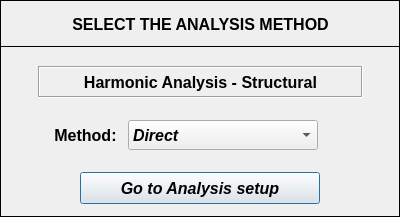
<?xml version="1.0" encoding="UTF-8"?>
<ui version="4.0">
 <class>Dialog</class>
 <widget class="QDialog" name="Dialog">
  <property name="windowModality">
   <enum>Qt::NonModal</enum>
  </property>
  <property name="geometry">
   <rect>
    <x>0</x>
    <y>0</y>
    <width>400</width>
    <height>217</height>
   </rect>
  </property>
  <property name="sizePolicy">
   <sizepolicy hsizetype="Fixed" vsizetype="Fixed">
    <horstretch>0</horstretch>
    <verstretch>0</verstretch>
   </sizepolicy>
  </property>
  <property name="minimumSize">
   <size>
    <width>400</width>
    <height>217</height>
   </size>
  </property>
  <property name="maximumSize">
   <size>
    <width>400</width>
    <height>217</height>
   </size>
  </property>
  <property name="contextMenuPolicy">
   <enum>Qt::DefaultContextMenu</enum>
  </property>
  <property name="windowTitle">
   <string>Harmonic analysis: method selection</string>
  </property>
  <property name="windowIcon">
   <iconset>
    <normaloff>../../../../../../Downloads/load - Copia.png</normaloff>../../../../../../Downloads/load - Copia.png</iconset>
  </property>
  <property name="whatsThis">
   <string/>
  </property>
  <widget class="QFrame" name="frame">
   <property name="geometry">
    <rect>
     <x>0</x>
     <y>0</y>
     <width>400</width>
     <height>47</height>
    </rect>
   </property>
   <property name="font">
    <font>
     <family>Arial</family>
     <pointsize>12</pointsize>
     <weight>75</weight>
     <bold>true</bold>
    </font>
   </property>
   <property name="frameShape">
    <enum>QFrame::Box</enum>
   </property>
   <property name="frameShadow">
    <enum>QFrame::Plain</enum>
   </property>
   <property name="lineWidth">
    <number>1</number>
   </property>
   <widget class="QLabel" name="label">
    <property name="geometry">
     <rect>
      <x>38</x>
      <y>8</y>
      <width>325</width>
      <height>32</height>
     </rect>
    </property>
    <property name="font">
     <font>
      <family>Arial</family>
      <pointsize>12</pointsize>
      <weight>75</weight>
      <italic>false</italic>
      <bold>true</bold>
     </font>
    </property>
    <property name="text">
     <string>SELECT THE ANALYSIS METHOD</string>
    </property>
    <property name="textFormat">
     <enum>Qt::AutoText</enum>
    </property>
    <property name="alignment">
     <set>Qt::AlignCenter</set>
    </property>
   </widget>
  </widget>
  <widget class="QFrame" name="frame_2">
   <property name="geometry">
    <rect>
     <x>0</x>
     <y>46</y>
     <width>400</width>
     <height>171</height>
    </rect>
   </property>
   <property name="font">
    <font>
     <family>Arial</family>
     <pointsize>12</pointsize>
     <weight>75</weight>
     <bold>true</bold>
    </font>
   </property>
   <property name="frameShape">
    <enum>QFrame::Box</enum>
   </property>
   <property name="frameShadow">
    <enum>QFrame::Plain</enum>
   </property>
   <widget class="QComboBox" name="comboBox">
    <property name="geometry">
     <rect>
      <x>128</x>
      <y>74</y>
      <width>190</width>
      <height>30</height>
     </rect>
    </property>
    <property name="minimumSize">
     <size>
      <width>190</width>
      <height>30</height>
     </size>
    </property>
    <property name="maximumSize">
     <size>
      <width>190</width>
      <height>30</height>
     </size>
    </property>
    <property name="font">
     <font>
      <family>Arial</family>
      <pointsize>12</pointsize>
      <weight>75</weight>
      <italic>true</italic>
      <bold>true</bold>
     </font>
    </property>
    <property name="toolTip">
     <string>&lt;html&gt;&lt;head/&gt;&lt;body&gt;&lt;p align=&quot;center&quot;&gt;&lt;br/&gt;&lt;/p&gt;&lt;/body&gt;&lt;/html&gt;</string>
    </property>
    <property name="insertPolicy">
     <enum>QComboBox::NoInsert</enum>
    </property>
    <item>
     <property name="text">
      <string>Direct</string>
     </property>
    </item>
    <item>
     <property name="text">
      <string>Mode Superposition</string>
     </property>
    </item>
   </widget>
   <widget class="QPushButton" name="pushButton_2">
    <property name="geometry">
     <rect>
      <x>80</x>
      <y>126</y>
      <width>240</width>
      <height>32</height>
     </rect>
    </property>
    <property name="minimumSize">
     <size>
      <width>240</width>
      <height>32</height>
     </size>
    </property>
    <property name="maximumSize">
     <size>
      <width>240</width>
      <height>32</height>
     </size>
    </property>
    <property name="font">
     <font>
      <family>Arial</family>
      <pointsize>12</pointsize>
      <weight>75</weight>
      <italic>true</italic>
      <bold>true</bold>
     </font>
    </property>
    <property name="text">
     <string>Go to Analysis setup</string>
    </property>
   </widget>
   <widget class="QLabel" name="label_2">
    <property name="geometry">
     <rect>
      <x>44</x>
      <y>76</y>
      <width>83</width>
      <height>26</height>
     </rect>
    </property>
    <property name="font">
     <font>
      <family>Arial</family>
      <pointsize>12</pointsize>
      <weight>75</weight>
      <bold>true</bold>
     </font>
    </property>
    <property name="text">
     <string>Method:</string>
    </property>
    <property name="alignment">
     <set>Qt::AlignCenter</set>
    </property>
   </widget>
   <widget class="QLabel" name="label_3">
    <property name="geometry">
     <rect>
      <x>38</x>
      <y>20</y>
      <width>325</width>
      <height>32</height>
     </rect>
    </property>
    <property name="font">
     <font>
      <family>Arial</family>
      <pointsize>12</pointsize>
      <weight>75</weight>
      <italic>false</italic>
      <bold>true</bold>
     </font>
    </property>
    <property name="frameShape">
     <enum>QFrame::Box</enum>
    </property>
    <property name="frameShadow">
     <enum>QFrame::Sunken</enum>
    </property>
    <property name="text">
     <string>Harmonic Analysis - Structural</string>
    </property>
    <property name="textFormat">
     <enum>Qt::AutoText</enum>
    </property>
    <property name="alignment">
     <set>Qt::AlignCenter</set>
    </property>
   </widget>
  </widget>
 </widget>
 <resources/>
 <connections/>
</ui>
